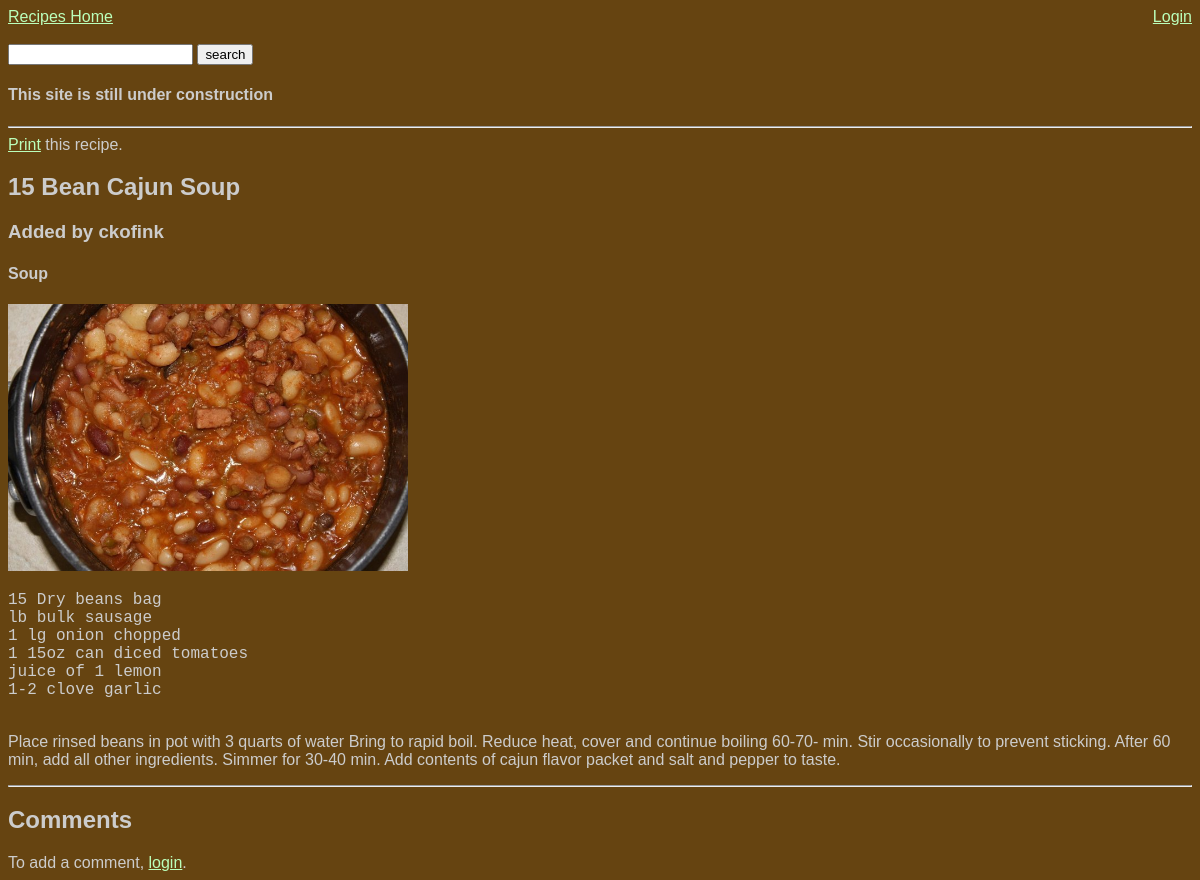
The app's page /showForm.php?indx=22 with its own data.
### tables this page shows
CREATE TABLE `recipes` (
  `indx` int(10) NOT NULL AUTO_INCREMENT,
  `title` varchar(100) DEFAULT NULL,
  `user` varchar(50) DEFAULT NULL,
  `type` varchar(100) DEFAULT NULL,
  `imageLocation` varchar(500) DEFAULT NULL,
  `ingredients` varchar(5000) DEFAULT NULL,
  `directions` varchar(5000) DEFAULT NULL,
  PRIMARY KEY (`indx`)
);

### auth.php (called while the page is built, shortened)
<?php
class User {
    var $loggedIn = false;
    function checkLoggedIn() {
        return $this->loggedIn;
    }
}
?>

### showForm.php (the view, shortened to what this page needs)
<?php
    include("header.php");
    echo '<a href="printRecipe.php?indx='.$_GET['indx'].'" target="_blank">Print</a> this recipe.';
    $stmt = "select * from recipes where indx=".$_GET['indx'].";";
    $result = mysql_query($stmt) or die('invalid query');
    while($row = mysql_fetch_array($result)){
        echo '
            <h2>'.$row['title'].'</h2>
            <h3>Added by '.$row['user'].'</h3>
            <h4>'.$row['type'].'</h4>';
        if($row['imageLocation']!=''){
            echo '<img src="'.$row['imageLocation'].'" width="400px"></img>';
        }
        echo '
            <pre>'.$row['ingredients'].'</pre>
            <p>'.$row['directions'].'</p>
            ';
    }
    echo '
        <hr />
        <h2>Comments</h2>
        ';
    if($_SESSION['currentUser']->checkLoggedIn()) {
        echo '
            <h2>Leave a Comment</h2>
            <form action="addComment.php" method="post">
                <label for="subject">Subject: </label>
                <input type="text" name="subject" id="subject" size="40"/><br /><br />
                <textarea name="comment" style="width:400px; height:100px"></textarea><br />
                <input type="hidden" name="indx" value="'.$_GET['indx'].'" /><br />
                <input type="submit" value="Submit" />
                <input type="reset" value="Reset" />
            </form>
            ';
    }else {
        echo '
            To add a comment, <a href="login.php">login</a>.
            ';
    }
    include("footer.php");
?>

### recipestyle.css (style rules this page uses)
body { background-color:#641; color:#ccc; font-size:16px; font-family:helvetica, sans-serif; }
a:link { color:#bfb; }
h3, h5 { margin:0; padding:0; }

### records on screen
recipes: title "15 Bean Cajun Soup", user "ckofink", type "Soup", imageLocation (picture), ingredients "15 Dry beans bag lb bulk sausage 1 lg onion chopped 1 15oz can diced tomatoes juice of 1 lemon 1-2 clove garlic", directions "Place rinsed beans in pot with 3 quarts of water Bring to rapid boil. Reduce heat, cover and continue boiling 60-70- min. Stir occasionally to prevent sticking. After 60 min, add all other ingredients. Simmer for 30-40 min. Add contents of cajun flavor packet and salt and pepper to taste."
